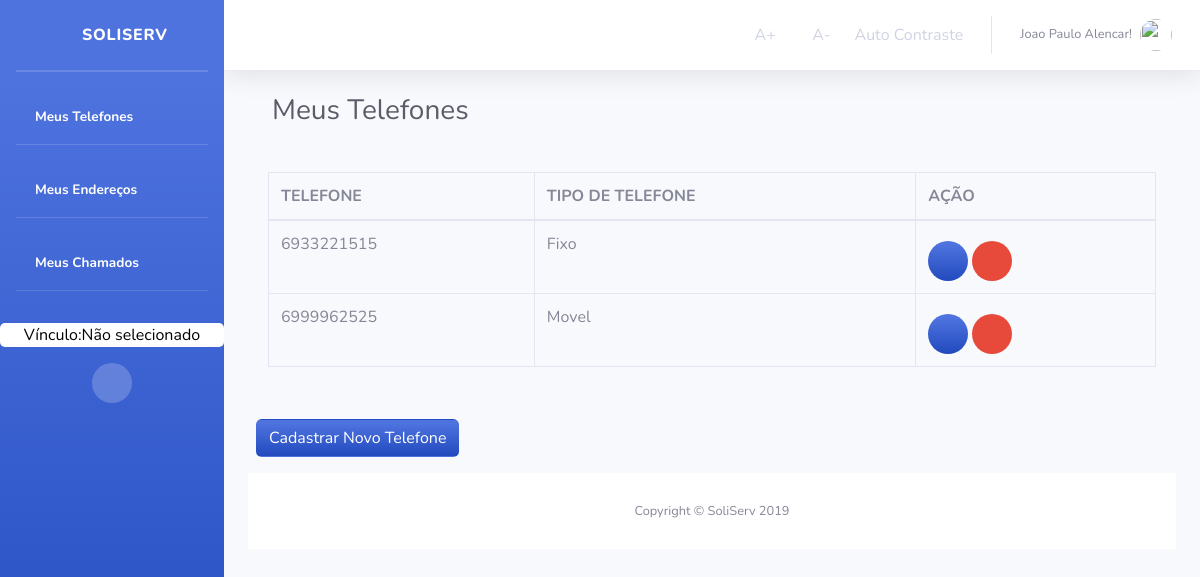
Page /Usuario/meusTelefones/ (signed in) on the committed database.
### Usuario/models.py (models this page shows, shortened)
class Telefone(models.Model):
    numero = models.IntegerField('NÚMERO')
    idTipoTelefone = models.ForeignKey(
        TipoTelefone, on_delete=models.CASCADE, verbose_name="TIPO TELEFONE")
    idPessoa = models.ForeignKey(
        User, on_delete=models.CASCADE, verbose_name="PESSOA")
    class Meta:
        verbose_name = "Telefone"
        verbose_name_plural = "Telefones"

class TipoTelefone(models.Model):
    descricao = models.CharField('TIPO TELEFONE', max_length=20)
    class Meta:
        verbose_name = "TipoTelefone"
        verbose_name_plural = "TipoTelefones"

### Usuario/views.py (the view)
# urls.py: path('meusTelefones/', views.TelefonesList, name='listaTelefones'),
def TelefonesList(request):
    telefones_list = Telefone.objects.filter(idPessoa_id=request.user.id)
    context = {'telefones_list': telefones_list}
    if not request.user.is_authenticated:
        return render(request, 'Usuario/acessoNegado.html')
    else:
        return render(request, 'Telefone/telefonesList.html', context)

### Usuario/templates/Telefone/telefonesList.html (shortened to what this page needs)
{% extends "sistemaDeGestaoDeServicosPublicos/index1.html" %}
{% block titulo %}
Meus Telefones
{% endblock titulo %}
{% block centro %}
{% if user.is_authenticated %}
{% if telefones_list %}
<div>
    <div>
        <div class="card-body">
            <div class="table-responsive">
              <table class="table table-bordered" id="dataTable" width="100%" cellspacing="0">
                <thead>
                  <tr>
                    <th  title="Clique para Ordenar ">TELEFONE</th>
                    <th  title="Clique para Ordenar ">TIPO DE TELEFONE</th>
                    <th  title="Clique para Ordenar ">AÇÃO</th>
                  </tr>
                </thead>
                <tbody>
                    {% for telefone in telefones_list %}
                    <tr>
                        <td>{{telefone.numero}}</td>
                        <td>{{telefone.idTipoTelefone.descricao}}</td>
                        <td>
                            <a class="bg-gradient-primary btn-circle mt-2" style="color: white;" href="{% url 'telefone_atualizar' telefone.id %}"
                               title="Editar Telefone">
                               <i class="fas fa-edit"></i>
                            </a>
                            <a  class="btn-danger btn-circle" style="color: white;" href="{% url 'telefone_deletar' telefone.id %}"
                                title="Excluir Telefone">
                                <i class="fas fa-trash"></i>
                            </a>
                            </td>
                    </tr>
                    {% endfor %}
                </tbody>
              </table>
            </div>
          </div>
    </div>
    <a class=" btn bg-gradient-primary  ml-2 mb-3 mt-3" style="color: white;" href="{% url 'cadastroTelefone' %}"
        title="Cadastrar Telefone">Cadastrar
        Novo Telefone
    </a>
</div>
{% endif %}
{% endif %}
{% endblock %}
{% block scripts %}
{{ block.super }}
{% endblock %}

### templates/sistemaDeGestaoDeServicosPublicos/index1.html (shortened to what this page needs)
<!DOCTYPE html>
<html lang="pt-br">
{% load staticfiles %}
<head>
  <link rel="stylesheet" href="{% static 'tema/css/sb-admin-2.css' %}">
  <link rel="stylesheet" href="{% static 'tema/vendor/fontawesome-free/css/all.css' %}">
  <link rel="stylesheet" href="{% static 'tema/vendor/fontawesome-free/css/all.css' %}">
  <link rel="stylesheet" href="{% static 'css/style.css' %}">
  <link rel="stylesheet" href="{% static 'img/avatar_2x.png' %}">
  <link rel="stylesheet" type="text/css" href="{% static 'css/select2.css' %}">
  <link rel="stylesheet" href="https://stackpath.bootstrapcdn.com/bootstrap/4.3.1/css/bootstrap.min.css"
>
  <link href="https://unpkg.com/material-components-web@latest/dist/material-components-web.min.css" rel="stylesheet">
  <link href="vendor/fontawesome-free/css/all.min.css" rel="stylesheet" type="text/css">
  <link href="css/sb-admin-2.min.css" rel="stylesheet">
</head>
<body id="page-top" class="acessibilidade teste">
  <div id="wrapper">
    <ul class="navbar-nav bg-gradient-primary sidebar sidebar-dark accordion" id="accordionSidebar">
      <a class="sidebar-brand d-flex align-items-center justify-content-center" href="{% url 'index' %}">
        <div class="sidebar-brand-icon">
          <i class="fas fa-home"></i>
        </div>
        <div class="sidebar-brand-text mx-3">SoliServ</div>
      </a>
      <hr class="sidebar-divider my-0">
      <hr class="sidebar-divider">
      <li class="nav-item active">
        <a class="nav-link" href="{% url 'listaTelefones' %}" title="Listar Meus Telefones">
          <i class="fas fa-phone-alt"></i>
          <span>Meus Telefones</span></a>
      </li>
      <hr class="sidebar-divider d-none d-md-block">
      <li class="nav-item active">
        <a class="nav-link" href="{% url 'listaEnderecos' %}" title="Listar Meus Endereços">
          <i class="fas fa-map-marker-alt"></i>
          <span>Meus Endereços</span></a>
      </li>
      <hr class="sidebar-divider d-none d-md-block">
      {% if user.is_authenticated %}
      <li class="nav-item active">
        <a class="nav-link" href="{% url 'Chamados:lista_chamado' user.id %}" title="Listar Meus Chamados">
          <i class="fas fa-list"></i>
          <span>Meus Chamados</span></a>
      </li>
      {% else %}
      <li class="nav-item active">
        <a class="nav-link" href="#" title="Listar Meus Chamados">
          <i class="fas fa-list"></i>
          <span>Meus Chamados</span></a>
      </li>
      {% endif %}
      <hr class="sidebar-divider d-none d-md-block">
      {% if request.session.temVinculo %}
      <a class="mt-3 text-center w-60 escolheVinculo" title="Clique para Escolher o Vínculo"
        href="{% url 'Orgao:retorna_Lotacao' %}">
        {% if request.session.nomeVinculo %}
        <span> Vínculo: {{ request.session.nomeVinculo }}</span>
        {% else %}
        <span> Vínculo:Não selecionado</span>
        {% endif %}
      </a>
      {% endif %}
      <div class=" mt-3 text-center d-none d-md-inline">
        <button class="rounded-circle border-0" id="sidebarToggle"></button>
      </div>
    </ul>
    <div id="content-wrapper" class="d-flex flex-column">
      <div id="content">
        <nav class="navbar navbar-expand navbar-light bg-white topbar mb-4 static-top shadow">
          <ul class="navbar-nav ml-auto">
            <li class="nav-item dropdown no-arrow d-sm-none">
            <li class="nav-item active">
              <a class="nav-link acessibilidade" onClick="fonte('a');" href="#" title="Aumentar Tamanho da Fonte">
                <i class="far fa-arrow-alt-circle-up"></i>
                <span>A+</span></a>
            </li>
            <li class="nav-item active">
              <a class="nav-link acessibilidade" onClick="fonte('d');" href="#" title="Diminuir Tamanho da Fonte">
                <i class="far fa-arrow-alt-circle-down"></i>
                <span>A-</span></a>
            </li>
            <li class="nav-item active">
              <a href="#altocontraste" id="altocontraste" accesskey="3" title="Auto Contraste"
                onclick="window.toggleContrast()" onkeydown="window.toggleContrast()" class="nav-link"
                title="Auto Contraste">
                <span>Auto Contraste</span></a>
            </li>
            <li class="nav-item dropdown no-arrow">
              <a class="nav-link dropdown-toggle" href="#" id="userDropdown" role="button" data-toggle="dropdown"
                aria-haspopup="true" aria-expanded="false">
                {% if user.is_authenticated %}
                <span class="mr-2 d-none d-lg-inline text-gray-600 small">{{ user.first_name }}
                  {{ user.last_name}}!</span>
                {% else %}
                <span class="mr-2 d-none d-lg-inline text-gray-600 small">Usuário não está logado!</span>
                {% endif %}
                {% if user.is_authenticated %}
                <img class="img-profile rounded-circle" src="{{ request.session.profile_picture }}">
                {% else %}
                <img class="img-profile rounded-circle" src="{% static 'img/avatar_2x.png' %}">
                {% endif %}
              </a>
            </li>
          </ul>
        </nav>
        <div class="container-fluid">
          <div class="d-sm-flex align-items-center justify-content-between mb-4 container">
            <h1 class="h3 mb-0 text-gray-800">{% block titulo %}{% endblock titulo%}</h1>
          </div>
          <div class="">
            {% block centro %}
            {% endblock %}
          </div>
          <footer class="sticky-footer bg-white">
            <div class="container my-auto">
              <div class="copyright text-center my-auto">
                <span>Copyright &copy; SoliServ 2019</span>
              </div>
            </div>
          </footer>
        </div>
      </div>
      {% block scripts %}
      <link href="https://cdnjs.cloudflare.com/ajax/libs/select2/4.0.11/css/select2.min.css" rel="stylesheet" />
      {% endblock %}

### sistemaDeGestaoDeServicosPublicos/static/css/style.css (style rules this page uses)
.escolheVinculo { border-radius: 5px; background-color: white; color: black; }

### rows in the picture
Telefone: numero "6933221515", idTipoTelefone.descricao "Fixo"
Telefone: numero "6999962525", idTipoTelefone.descricao "Movel"

### other values in the picture
{{ user.first_name }} "Joao Paulo"
{{ user.last_name }} "Alencar"
